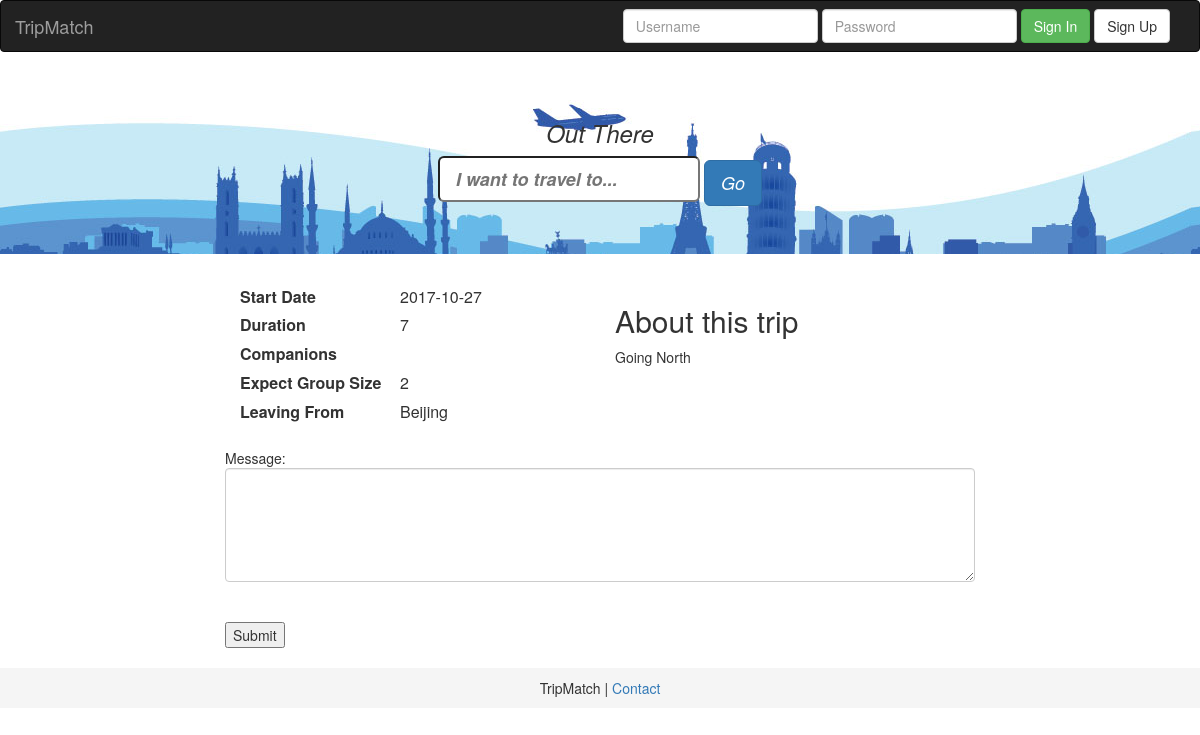
Page /trip_detail/2 on the committed database.
### tripmatch/model/tripmatch_model.py (models this page shows, shortened)
class TripDetails(Base):
    __tablename__ = 'trip_details'
    id = Column(Integer, primary_key=True)
    user_id = Column(Integer, ForeignKey('users.id'))
    destination_id = Column(Integer, ForeignKey('destinations.id'))
    duration = Column(String, nullable=True)
    date_start = Column(String, nullable=False)
    companions = Column(Integer, nullable=False)
    city_takeoff = Column(String, nullable=True)
    expected_group_size = Column(Integer, nullable=True)
    notes = Column(String, nullable=True)
    date_create = Column(String, nullable=False)
    contact = Column(String, nullable=True)
    img_name = Column(String, nullable=True)
    users = relationship('Users', back_populates='trip_details')
    destinations = relationship('Destinations', back_populates='trip_details')
    waitinglist = relationship('Waitinglist', back_populates='trip_details')

### tripmatch/trip_server.py (the view, shortened to what this page needs)
@app.route('/trip_detail/<int:trip_id>', methods=['GET', 'POST'])
def display_trip(trip_id):
    db_session = Session()
    trip = db_session.query(TripDetails).filter_by(id=trip_id).one()
    waitinglist = db_session.query(
        Waitinglist).filter_by(trip_id=trip_id).all()
    return render_template('trip_details.html', trip=trip, waitinglist=waitinglist)

### tripmatch/trip_server.py (called while the page is built)
@app.context_processor
def utility_processor():
    def calc_date_end(start_date, duration):
        return (datetime.strptime(start_date, '%Y-%m-%d') + timedelta(int(duration))).strftime('%Y-%m-%d')
    return dict(calc_date_end=calc_date_end)

### tripmatch/templates/trip_details.html (shortened to what this page needs)
{% extends "layout.html" %} {% block title %}Trip Details{% endblock %} {% block body %}
<div class="container">
    <div class="row">
        <div class="col-md-8 col-md-offset-2">
            <div class="trip-details-left-col col-md-6" style="float: center">
                <dl class="dl-horizontal">
                    <dt>Start Date</dt>
                    <dd>{{trip.date_start}}</dd>
                    <dt>Duration</dt>
                    <dd>{{trip.duration}}</dd>
                    <dt>Companions</dt>
                    <dd>{{trip.companios}}</dd>
                    <dt>Expect Group Size</dt>
                    <dd>{{trip.expected_group_size}}</dd>
                    <dt>Leaving From</dt>
                    <dd>{{trip.city_takeoff}}</dd>
                </dl>
            </div>
            <div class="trip-details-right-col col-md-6" style="float: center">
                <h2>About this trip</h2>
                <p>{{trip.notes}}</p>
            </div>
        </div>
    </div>
    <div class="row">
        <div class="join-trip col-md-8 col-md-offset-2">
            <form action="" method="post">
                Message:
                <textarea class="form-control" rows="5"></textarea>
                <br>
                <br>
                <input type="submit" value="Submit">
            </form>
        </div>
    </div>
    <div class="row">
        <div class="waitinglist col-md-8 col-md-offset-2">
        </div>
    </div>
</div>
{% endblock %}

### tripmatch/static/css/style.css (style rules this page uses)
.dl-horizontal>dd { margin-left: 150px; font-size: 16px; padding-top: 2px; padding-bottom: 2px; }
.dl-horizontal>dt { text-align: left; font-size: 16px; padding-top: 2px; padding-bottom: 2px; }

### rows in the picture
TripDetails: date_start "2017-10-27", duration "7", expected_group_size "2", city_takeoff "Beijing", notes "Going North"
